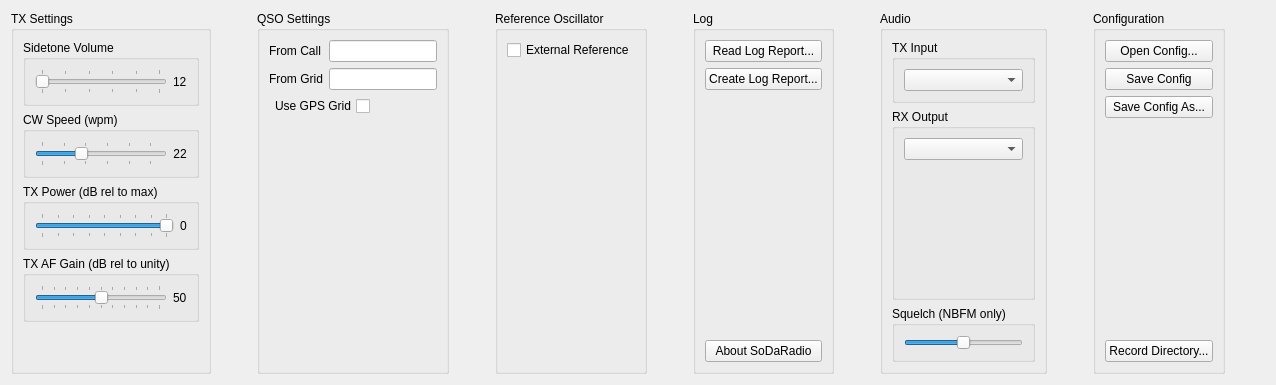
      <widget class="QWidget" name="Settings">
       <attribute name="title">
        <string>Settings</string>
       </attribute>
       <layout class="QHBoxLayout" name="horizontalLayout_7">
        <item>
         <layout class="QHBoxLayout" name="horizontalLayout_6">
          <item>
           <widget class="QGroupBox" name="groupBox_3">
            <property name="title">
             <string>TX Settings</string>
            </property>
            <layout class="QVBoxLayout" name="verticalLayout_15">
             <item>
              <widget class="QGroupBox" name="Sidetone_box">
               <property name="title">
                <string>Sidetone Volume</string>
               </property>
               <layout class="QHBoxLayout" name="horizontalLayout_19">
                <item>
                 <widget class="QSlider" name="Sidetone_sli">
                  <property name="maximum">
                   <number>50</number>
                  </property>
                  <property name="orientation">
                   <enum>Qt::Orientation::Horizontal</enum>
                  </property>
                  <property name="tickPosition">
                   <enum>QSlider::TickPosition::TicksBothSides</enum>
                  </property>
                  <property name="tickInterval">
                   <number>10</number>
                  </property>
                 </widget>
                </item>
                <item>
                 <widget class="QLabel" name="Sidetone_lbl">
                  <property name="text">
                   <string>12</string>
                  </property>
                 </widget>
                </item>
               </layout>
              </widget>
             </item>
             <item>
              <widget class="QGroupBox" name="CWSpeed_box">
               <property name="title">
                <string>CW Speed (wpm)</string>
               </property>
               <layout class="QHBoxLayout" name="horizontalLayout_12" stretch="3,1">
                <item>
                 <widget class="QSlider" name="CWSpeed_sli">
                  <property name="toolTip">
                   <string>Set the CW transmit speed</string>
                  </property>
                  <property name="minimum">
                   <number>3</number>
                  </property>
                  <property name="maximum">
                   <number>30</number>
                  </property>
                  <property name="sliderPosition">
                   <number>12</number>
                  </property>
                  <property name="tracking">
                   <bool>true</bool>
                  </property>
                  <property name="orientation">
                   <enum>Qt::Orientation::Horizontal</enum>
                  </property>
                  <property name="tickPosition">
                   <enum>QSlider::TickPosition::TicksBothSides</enum>
                  </property>
                  <property name="tickInterval">
                   <number>5</number>
                  </property>
                 </widget>
                </item>
                <item>
                 <widget class="QLabel" name="CWSpeed_lbl">
                  <property name="sizePolicy">
                   <sizepolicy hsizetype="Fixed" vsizetype="Preferred">
                    <horstretch>0</horstretch>
                    <verstretch>0</verstretch>
                   </sizepolicy>
                  </property>
                  <property name="text">
                   <string>22</string>
                  </property>
                  <property name="alignment">
                   <set>Qt::AlignmentFlag::AlignCenter</set>
                  </property>
                 </widget>
                </item>
               </layout>
              </widget>
             </item>
             <item>
              <widget class="QGroupBox" name="TXPower_box">
               <property name="title">
                <string>TX Power (dB rel to max)</string>
               </property>
               <layout class="QHBoxLayout" name="horizontalLayout_18">
                <item>
                 <widget class="QSlider" name="TXPower_sli">
                  <property name="minimum">
                   <number>-80</number>
                  </property>
                  <property name="maximum">
                   <number>0</number>
                  </property>
                  <property name="orientation">
                   <enum>Qt::Orientation::Horizontal</enum>
                  </property>
                  <property name="tickPosition">
                   <enum>QSlider::TickPosition::TicksBothSides</enum>
                  </property>
                  <property name="tickInterval">
                   <number>10</number>
                  </property>
                 </widget>
                </item>
                <item>
                 <widget class="QLabel" name="TXPower_lbl">
                  <property name="text">
                   <string>0</string>
                  </property>
                 </widget>
                </item>
               </layout>
              </widget>
             </item>
             <item>
              <widget class="QGroupBox" name="TXAFGain_box">
               <property name="title">
                <string>TX AF Gain (dB rel to unity)</string>
               </property>
               <layout class="QHBoxLayout" name="horizontalLayout_txafgain">
                <item>
                 <widget class="QSlider" name="TXAFGain_slide">
                  <property name="toolTip">
                   <string>TX Audio Gain (50=unity, above boosts, below cuts)</string>
                  </property>
                  <property name="minimum">
                   <number>0</number>
                  </property>
                  <property name="maximum">
                   <number>100</number>
                  </property>
                  <property name="value">
                   <number>50</number>
                  </property>
                  <property name="orientation">
                   <enum>Qt::Orientation::Horizontal</enum>
                  </property>
                  <property name="tickPosition">
                   <enum>QSlider::TickPosition::TicksBothSides</enum>
                  </property>
                  <property name="tickInterval">
                   <number>10</number>
                  </property>
                 </widget>
                </item>
                <item>
                 <widget class="QLabel" name="TXAFGain_lbl">
                  <property name="text">
                   <string>50</string>
                  </property>
                 </widget>
                </item>
               </layout>
              </widget>
             </item>
             <item>
              <spacer name="verticalSpacer_5">
               <property name="orientation">
                <enum>Qt::Orientation::Vertical</enum>
               </property>
               <property name="sizeHint" stdset="0">
                <size>
                 <width>20</width>
                 <height>40</height>
                </size>
               </property>
              </spacer>
             </item>
            </layout>
           </widget>
          </item>
          <item>
           <spacer name="horizontalSpacer_12">
            <property name="orientation">
             <enum>Qt::Orientation::Horizontal</enum>
            </property>
            <property name="sizeHint" stdset="0">
             <size>
              <width>40</width>
              <height>20</height>
             </size>
            </property>
           </spacer>
          </item>
          <item>
           <widget class="QGroupBox" name="groupBox_2">
            <property name="title">
             <string>QSO Settings</string>
            </property>
            <layout class="QVBoxLayout" name="verticalLayout_23">
             <item>
              <layout class="QFormLayout" name="formLayout_3">
               <item row="0" column="0">
                <widget class="QLabel" name="label_10">
                 <property name="text">
                  <string>From Call</string>
                 </property>
                </widget>
               </item>
               <item row="0" column="1">
                <widget class="QLineEdit" name="FromCall_le">
                 <property name="minimumSize">
                  <size>
                   <width>100</width>
                   <height>0</height>
                  </size>
                 </property>
                 <property name="toolTip">
                  <string>Set this station's callsign.</string>
                 </property>
                </widget>
               </item>
               <item row="1" column="0">
                <widget class="QLabel" name="label_9">
                 <property name="text">
                  <string>From Grid</string>
                 </property>
                </widget>
               </item>
               <item row="1" column="1">
                <widget class="QLineEdit" name="FromGrid_le">
                 <property name="minimumSize">
                  <size>
                   <width>100</width>
                   <height>0</height>
                  </size>
                 </property>
                 <property name="toolTip">
                  <string>Set this station's grid.</string>
                 </property>
                </widget>
               </item>
              </layout>
             </item>
             <item>
              <layout class="QHBoxLayout" name="horizontalLayout_5">
               <item>
                <widget class="QCheckBox" name="useGPS_ck">
                 <property name="toolTip">
                  <string>Use GPS reported position to set this station's grid.</string>
                 </property>
                 <property name="layoutDirection">
                  <enum>Qt::LayoutDirection::RightToLeft</enum>
                 </property>
                 <property name="text">
                  <string>Use GPS Grid</string>
                 </property>
                </widget>
               </item>
               <item>
                <spacer name="horizontalSpacer_8">
                 <property name="orientation">
                  <enum>Qt::Orientation::Horizontal</enum>
                 </property>
                 <property name="sizeHint" stdset="0">
                  <size>
                   <width>40</width>
                   <height>20</height>
                  </size>
                 </property>
                </spacer>
               </item>
              </layout>
             </item>
             <item>
              <spacer name="verticalSpacer_4">
               <property name="orientation">
                <enum>Qt::Orientation::Vertical</enum>
               </property>
               <property name="sizeHint" stdset="0">
                <size>
                 <width>20</width>
                 <height>40</height>
                </size>
               </property>
              </spacer>
             </item>
            </layout>
           </widget>
          </item>
          <item>
           <spacer name="horizontalSpacer_15">
            <property name="orientation">
             <enum>Qt::Orientation::Horizontal</enum>
            </property>
            <property name="sizeHint" stdset="0">
             <size>
              <width>40</width>
              <height>20</height>
             </size>
            </property>
           </spacer>
          </item>
          <item>
           <widget class="QGroupBox" name="groupBox_6">
            <property name="title">
             <string>Reference Oscillator</string>
            </property>
            <layout class="QVBoxLayout" name="verticalLayout">
             <item>
              <widget class="QCheckBox" name="externalRefClock_ck">
               <property name="sizePolicy">
                <sizepolicy hsizetype="Expanding" vsizetype="Fixed">
                 <horstretch>2</horstretch>
                 <verstretch>0</verstretch>
                </sizepolicy>
               </property>
               <property name="toolTip">
                <string>Use external frequency reference for radio master clock.</string>
               </property>
               <property name="text">
                <string>External Reference</string>
               </property>
              </widget>
             </item>
             <item>
              <layout class="QVBoxLayout" name="verticalLayout_13"/>
             </item>
             <item>
              <spacer name="verticalSpacer_6">
               <property name="orientation">
                <enum>Qt::Orientation::Vertical</enum>
               </property>
               <property name="sizeHint" stdset="0">
                <size>
                 <width>20</width>
                 <height>40</height>
                </size>
               </property>
              </spacer>
             </item>
            </layout>
           </widget>
          </item>
          <item>
           <spacer name="horizontalSpacer_10">
            <property name="orientation">
             <enum>Qt::Orientation::Horizontal</enum>
            </property>
            <property name="sizeHint" stdset="0">
             <size>
              <width>40</width>
              <height>20</height>
             </size>
            </property>
           </spacer>
          </item>
          <item>
           <widget class="QGroupBox" name="groupBox_5">
            <property name="title">
             <string>Log</string>
            </property>
            <layout class="QVBoxLayout" name="verticalLayout_25">
             <item>
              <widget class="QPushButton" name="openLog_btn">
               <property name="text">
                <string>Read Log Report...</string>
               </property>
              </widget>
             </item>
             <item>
              <widget class="QPushButton" name="writeLogReport_btn">
               <property name="text">
                <string>Create Log Report...</string>
               </property>
              </widget>
             </item>
             <item>
              <spacer name="verticalSpacer">
               <property name="orientation">
                <enum>Qt::Orientation::Vertical</enum>
               </property>
               <property name="sizeHint" stdset="0">
                <size>
                 <width>20</width>
                 <height>40</height>
                </size>
               </property>
              </spacer>
             </item>
             <item>
              <widget class="QPushButton" name="aboutSoDa_btn">
               <property name="text">
                <string>About SoDaRadio</string>
               </property>
              </widget>
             </item>
            </layout>
           </widget>
          </item>
          <item>
           <spacer name="horizontalSpacer_11">
            <property name="orientation">
             <enum>Qt::Orientation::Horizontal</enum>
            </property>
            <property name="sizeHint" stdset="0">
             <size>
              <width>40</width>
              <height>20</height>
             </size>
            </property>
           </spacer>
          </item>
          <item>
           <widget class="QGroupBox" name="AudioGroupBox">
            <property name="title">
             <string>Audio</string>
            </property>
            <layout class="QVBoxLayout" name="verticalLayout_26">
             <item>
              <widget class="QGroupBox" name="groupBox_9">
               <property name="enabled">
                <bool>true</bool>
               </property>
               <property name="toolTip">
                <string>Look for this feature in a future feature edition. (It doesn't work yet.)</string>
               </property>
               <property name="title">
                <string>TX Input</string>
               </property>
               <layout class="QVBoxLayout" name="verticalLayout_31">
                <item>
                 <widget class="QComboBox" name="audioIn_cb">
                  <property name="enabled">
                   <bool>true</bool>
                  </property>
                  <property name="maximumSize">
                   <size>
                    <width>200</width>
                    <height>16777215</height>
                   </size>
                  </property>
                  <property name="editable">
                   <bool>false</bool>
                  </property>
                 </widget>
                </item>
               </layout>
              </widget>
             </item>
             <item>
              <widget class="QGroupBox" name="groupBox_8">
               <property name="title">
                <string>RX Output</string>
               </property>
               <layout class="QVBoxLayout" name="verticalLayout_30">
                <item>
                 <widget class="QComboBox" name="audioOut_cb">
                  <property name="maximumSize">
                   <size>
                    <width>200</width>
                    <height>16777215</height>
                   </size>
                  </property>
                  <property name="toolTip">
                   <string>Select audio output device.</string>
                  </property>
                 </widget>
                </item>
                <item>
                 <spacer name="verticalSpacer_9">
                  <property name="orientation">
                   <enum>Qt::Orientation::Vertical</enum>
                  </property>
                  <property name="sizeHint" stdset="0">
                   <size>
                    <width>20</width>
                    <height>40</height>
                   </size>
                  </property>
                 </spacer>
                </item>
               </layout>
              </widget>
             </item>
             <item>
              <widget class="QGroupBox" name="SquelchBox">
               <property name="title">
                <string>Squelch (NBFM only)</string>
               </property>
               <layout class="QVBoxLayout" name="verticalLayout_5">
                <item>
                 <widget class="QSlider" name="Squelch_sli">
                  <property name="toolTip">
                   <string>&lt;html&gt;&lt;head/&gt;&lt;body&gt;&lt;p&gt;IF level required to enable NBFM demod&lt;/p&gt;&lt;p&gt;&lt;br/&gt;&lt;/p&gt;&lt;p&gt;Note that squelch level is with reference to RF gain setting. Increased RF gain will decrease the signal strength necessary to break the squelch. &lt;/p&gt;&lt;p&gt;&lt;br/&gt;&lt;/p&gt;&lt;/body&gt;&lt;/html&gt;</string>
                  </property>
                  <property name="maximum">
                   <number>100</number>
                  </property>
                  <property name="sliderPosition">
                   <number>50</number>
                  </property>
                  <property name="orientation">
                   <enum>Qt::Orientation::Horizontal</enum>
                  </property>
                 </widget>
                </item>
               </layout>
              </widget>
             </item>
            </layout>
           </widget>
          </item>
          <item>
           <spacer name="horizontalSpacer_16">
            <property name="orientation">
             <enum>Qt::Orientation::Horizontal</enum>
            </property>
            <property name="sizeHint" stdset="0">
             <size>
              <width>40</width>
              <height>20</height>
             </size>
            </property>
           </spacer>
          </item>
          <item>
           <widget class="QGroupBox" name="groupBox_4">
            <property name="title">
             <string>Configuration</string>
            </property>
            <layout class="QVBoxLayout" name="verticalLayout_24">
             <item>
              <widget class="QPushButton" name="openConfig_btn">
               <property name="text">
                <string>Open Config...</string>
               </property>
              </widget>
             </item>
             <item>
              <widget class="QPushButton" name="saveConfig_btn">
               <property name="text">
                <string>Save Config</string>
               </property>
              </widget>
             </item>
             <item>
              <widget class="QPushButton" name="saveConfigAs_btn">
               <property name="text">
                <string>Save Config As...</string>
               </property>
              </widget>
             </item>
             <item>
              <spacer name="verticalSpacer_3">
               <property name="orientation">
                <enum>Qt::Orientation::Vertical</enum>
               </property>
               <property name="sizeHint" stdset="0">
                <size>
                 <width>20</width>
                 <height>40</height>
                </size>
               </property>
              </spacer>
             </item>
             <item>
              <widget class="QPushButton" name="recDir_btn">
               <property name="toolTip">
                <string>Destination directory for audio recordings</string>
               </property>
               <property name="text">
                <string>Record Directory...</string>
               </property>
              </widget>
             </item>
            </layout>
           </widget>
          </item>
         </layout>
        </item>
        <item>
         <spacer name="horizontalSpacer_9">
          <property name="orientation">
           <enum>Qt::Orientation::Horizontal</enum>
          </property>
          <property name="sizeHint" stdset="0">
           <size>
            <width>40</width>
            <height>20</height>
           </size>
          </property>
         </spacer>
        </item>
       </layout>
      </widget>
